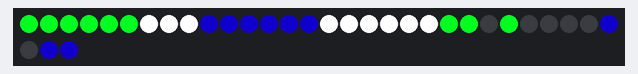
Bench run of a sketch on a simulated Arduino Uno, built with avr-gcc and run on an emulated ATmega328P. Parts: 33 RGB LEDs in strip order, left to right, continuing on the next row.

Above: at 0.15 s.
At 30.4 s:
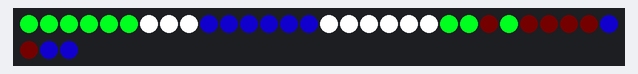
At 39.77 s:
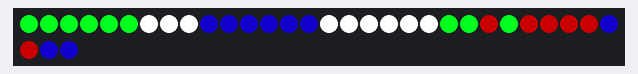

The sketch:

hexcube1.ino
```cpp
#include <Adafruit_NeoPixel.h>
#ifdef __AVR__
  #include <avr/power.h>
#endif

#define PIN 6

Adafruit_NeoPixel strip = Adafruit_NeoPixel(33, PIN, NEO_GRB + NEO_KHZ800);
int j=1;

void setup() {
  strip.begin();
  strip.show(); // Initialize all pixels to 'off'
}

void loop() {
nflag(5);
//rainbowCycleNew(5);
}

void rainbow(uint8_t wait) {
  uint16_t i, j;

  for(j=0; j<256; j++) {
    for(i=0; i<strip.numPixels(); i++) {
      strip.setPixelColor(i, Wheel((i+j) & 255));
    }
    strip.show();
    delay(wait);
  }
}
// The colours are a transition b - r - g
void nflag(uint8_t wait) {
int i,k;
for(i=0; i<strip.numPixels(); i++) {
     strip.setPixelColor(i, strip.Color(0, 0, 0)) ;
}
    setHex(1, strip.Color(0, 255, 30));
    setHex(2, strip.Color(0, 255, 30));
    setTriA(1, strip.Color(0, 255, 30));
    setTriA(2, strip.Color(0, 255, 30));
    setTriA(6, strip.Color(0, 255, 30));

    setHex(3, strip.Color(255, 255, 255));
    setHex(4, strip.Color(255, 255, 255));
    setHex(5, strip.Color(255, 255, 255));

 setHex(6, strip.Color(9, 0, 111));
 setHex(7, strip.Color(9, 0, 111));
setTriA(3, strip.Color(9, 0, 111));
setTriA(4, strip.Color(9, 0, 111));
setTriA(5, strip.Color(9, 0, 111));


for(j=0; j<256; j++) { // 5 cycles of all colors on wheel

    for(i=1; i<= 6; i++) {
      setTriB(i,strip.Color(j, 0, 0));
    }

    strip.show();
    delay(5);
  }

for(j=255; j>0; j--) { // 5 cycles of all colors on wheel

    for(i=1; i<= 6; i++) {
      setTriB(i,strip.Color(j, 0, 0));
    }

    strip.show();
    delay(5);
  }
//strip.show();
 //delay(200);
}

// Input a value 0 to 255 to get a color value.
// The colours are a transition r - g - b - back to r.
uint32_t Wheel(byte WheelPos) {
  WheelPos = 255 - WheelPos;
  if(WheelPos < 85) {
    return strip.Color(255 - WheelPos * 3, 0, WheelPos * 3);
  }
  if(WheelPos < 170) {
    WheelPos -= 85;
    return strip.Color(0, WheelPos * 3, 255 - WheelPos * 3);
  }
  WheelPos -= 170;
  return strip.Color(WheelPos * 3, 255 - WheelPos * 3, 0);
}


void rainbowCycle(uint8_t wait) {
  uint16_t i, j;

  for(j=0; j<256*5; j++) { // 5 cycles of all colors on wheel
    for(i=0; i< strip.numPixels(); i++) {
       strip.setPixelColor(i, Wheel(((i * 256 / strip.numPixels()) + j) & 255));
    }
    strip.show();
    delay(wait);
  }
}
void rainbowCycleNew(uint8_t wait) {
  uint16_t i, j;

  for(j=1; j<=256*5; j++) { // 5 cycles of all colors on wheel

    for(i=1; i<= 19; i++) {
      if(i>=1&&i<=7){
        setHex(i, Wheel(((i * 256 / strip.numPixels()) + j) & 255));
      }

      if(i>=8&&i<=13){
        setTriA(i-7, Wheel(((i * 256 / strip.numPixels()) + j) & 255));
      }

      if(i>=14&&i<=19){
        setTriB(i-13, Wheel(((i * 256 / strip.numPixels()) + j) & 255));
      }
    }

    strip.show();
    delay(wait);
  }
}

void setHex(int i, uint32_t c) {

switch(i){

 case 1:
  strip.setPixelColor(0, c);
  strip.setPixelColor(1, c);
  strip.setPixelColor(2, c);
 break;

case 2:
  strip.setPixelColor(3, c);
  strip.setPixelColor(4, c);
  strip.setPixelColor(5, c);
 break;


 case 3:
  strip.setPixelColor(15, c);
  strip.setPixelColor(16, c);
  strip.setPixelColor(17, c);
 break;

 case 4:
  strip.setPixelColor(18, c);
  strip.setPixelColor(19, c);
  strip.setPixelColor(20, c);
 break;

 case 5:
  strip.setPixelColor(6, c);
  strip.setPixelColor(7, c);
  strip.setPixelColor(8, c);
 break;


 case 6:
  strip.setPixelColor(12, c);
  strip.setPixelColor(13, c);
  strip.setPixelColor(14, c);
 break;

  case 7:
  strip.setPixelColor(9, c);
  strip.setPixelColor(10, c);
  strip.setPixelColor(11, c);
 break;


 }

}
 void setTriA(int i, uint32_t c) {

    switch(i){
      case 1:
       strip.setPixelColor(21, c);
      break;

      case 2:
       strip.setPixelColor(24, c);
      break;

      case 3:
       strip.setPixelColor(31, c);
      break;

      case 4:
       strip.setPixelColor(32, c);
      break;

      case 5:
       strip.setPixelColor(29, c);
      break;

      case 6:
       strip.setPixelColor(22, c);
      break;
    }
  }

   void setTriB(int i, uint32_t c) {

    switch(i){
      case 1:
       strip.setPixelColor(23, c);
      break;

      case 2:
       strip.setPixelColor(26, c);
      break;

      case 3:
       strip.setPixelColor(28, c);
      break;

      case 4:
       strip.setPixelColor(30, c);
      break;

      case 5:
       strip.setPixelColor(27, c);
      break;

      case 6:
       strip.setPixelColor(25, c);
      break;
    }

  }
```
